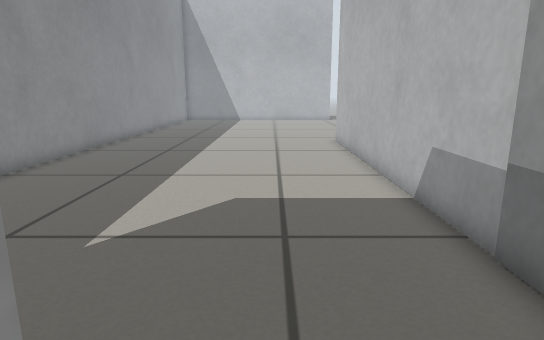
view 1 (above)

12 first-person views from a walk through a robot-simulator world made for Gazebo. The camera is 0.5 m above the floor, tilts 12° down and sees 75° across. The floor is counted in squares, 0.2 m on a side. Each view is taken from the middle of a square. On the plan, view 1 faces up. The plan holds only what a view shows up to about 20 squares ahead; the rest is blank.

view 2
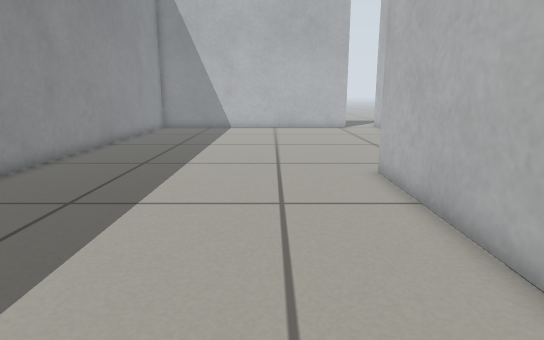

view 3
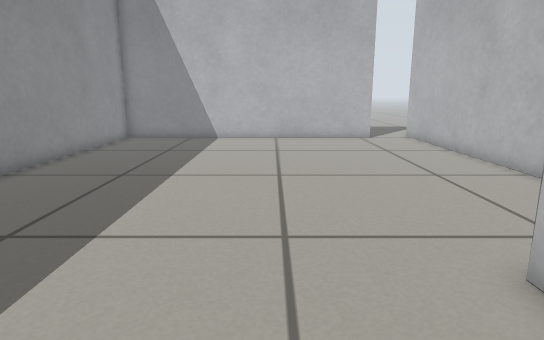

view 4
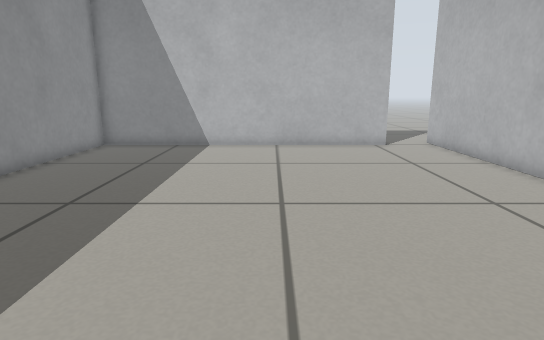

view 5
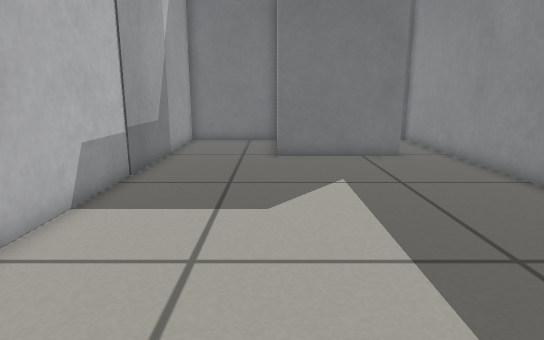

view 6
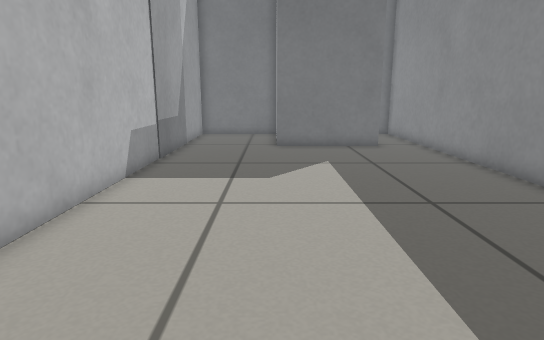

view 7
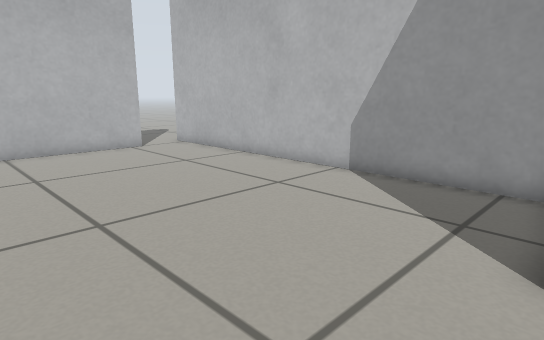

view 8
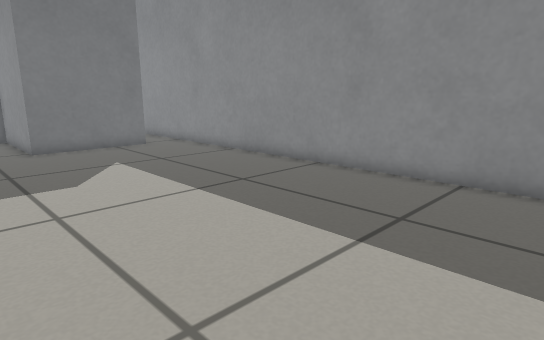

view 9
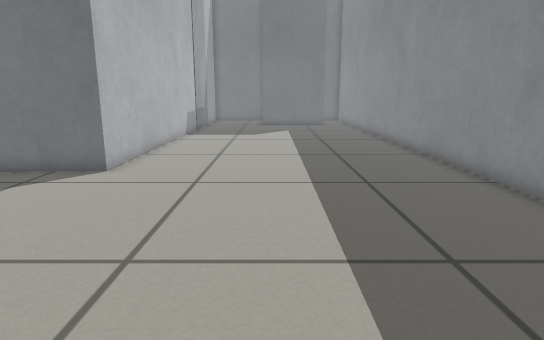

view 10
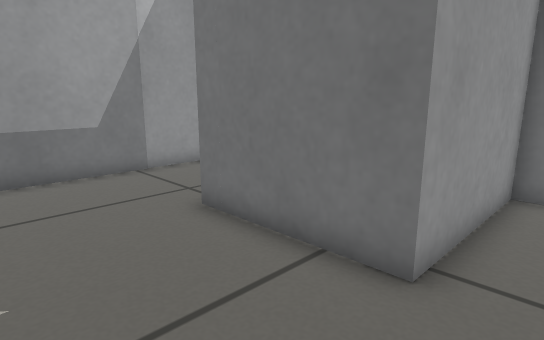

view 11
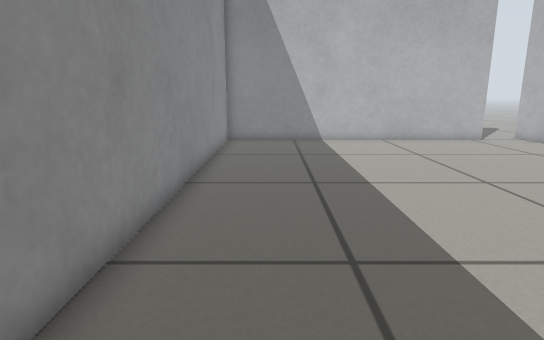

view 12
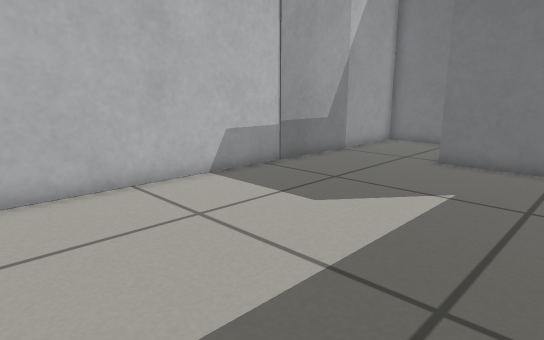

### Floor plan
Points are (right, up) in squares from view 1. A wall is a line through its corners. A room is listed if a view was taken in it or the views show most of it. See-through windows are left out.
Room 1 (views 1, 2, 3, 4, 5, 6, 7, 8, 9, 10, 11, 12)
walls: (5.6, 19.4) (6.9, 19.7); (8.2, 20.1) (8.2, 35.6); (3.5, 5) (3.5, 19.5) (5.8, 19.5); (5.9, 35.8) (-8.5, 35.8) (-8.5, -3.9) (-6.3, -3.9) (-6.3, 1.6) (-1.3, 1.6) (-1.3, -3.9) (3.5, -3.9) (3.5, 0.6)
ways out: opening at (6.5, 36)

Where each view was taken, in squares from view 1:
view 1: 0 up, 0 right, facing up
view 2: 8 up, 0 right, facing up
view 3: 15 up, 0 right, facing up
view 4: 18 up, 0 right, facing up
view 5: 16 up, 1 left, facing down
view 6: 19 up, 1 left, facing down
view 7: 19 up, 2 left, facing up-right
view 8: 19 up, 2 right, facing down-left
view 9: 31 up, 2 left, facing down
view 10: 6 up, 8 left, facing down-right
view 11: 16 up, 6 left, facing up
view 12: 15 up, 6 left, facing down-right
